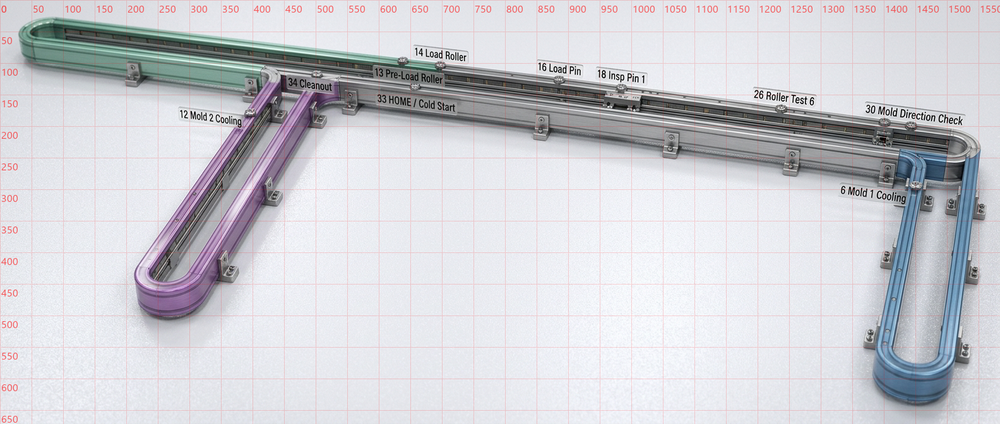
#> input picture magne_temp/full_track_grid.png, 1000 x 424 px, shrunk from 1584 x 672 before the run, found by its file name
$ python fft_grid.py
#> lines starting #> are read from the running program, lines starting #| are printed output that depends on the picture; long printed decimals are rounded
"""Analyze frequency content to detect grid pattern."""
import numpy as np
from PIL import Image

img = Image.open(r'C:\Users\thadd\.openclaw\workspace\magne_temp\full_track_grid.png').convert('L')
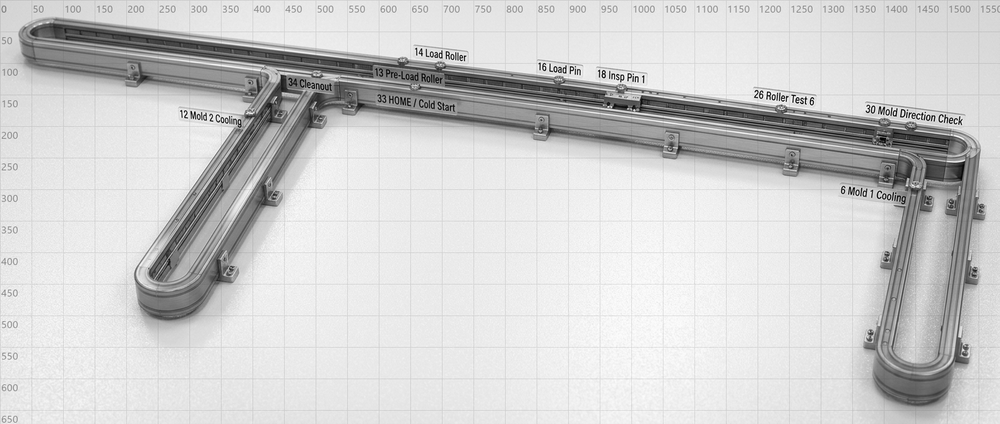
#> img: PIL image 1000x424 L; min 0, max 255, mean 206.6
arr = np.array(img)

# FFT
f = np.fft.fft2(arr)
fshift = np.fft.fftshift(f)
magnitude = 20 * np.log(np.abs(fshift) + 1)
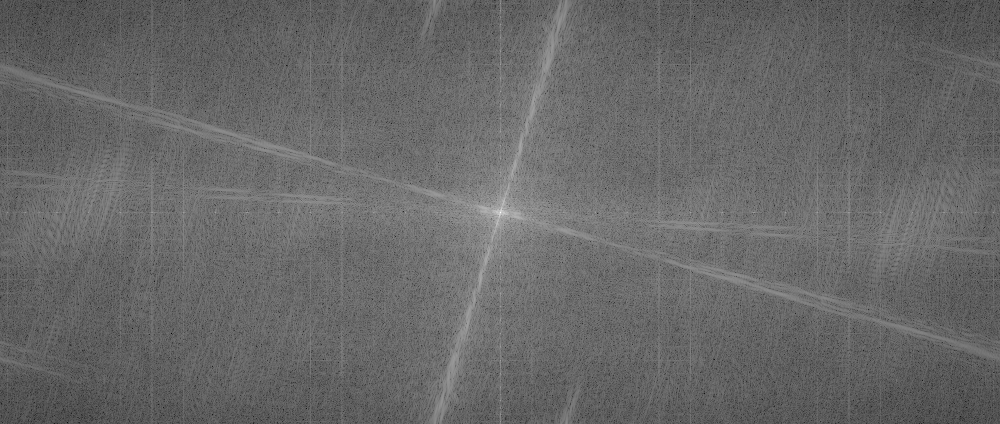
#> magnitude: shape (424, 1000) float64; min 29.52, max 365.8, mean 166.6; drawn with min black and max white

# Save magnitude as image
mag_norm = (magnitude - magnitude.min()) / (magnitude.max() - magnitude.min()) * 255
Image.fromarray(mag_norm.astype(np.uint8)).save(r'C:\Users\thadd\.openclaw\workspace\magne_temp\fft_magnitude.png')
print('Saved fft_magnitude.png')

# Find peaks in frequency domain
h, w = magnitude.shape
#> h = 424; w = 1000
# Exclude center (DC component)
center_y, center_x = h // 2, w // 2
#> center_y = 212; center_x = 500
# Look at horizontal and vertical lines through center
horiz = magnitude[center_y, :]
#> horiz = 1000 values, max 365.8 at index 500, min 131.7 at index 697, mean 194.4
vert = magnitude[:, center_x]
#> vert = 424 values, max 365.8 at index 212, min 157.8 at index 164, mean 209.5

# Find local maxima
from scipy.signal import find_peaks
h_peaks, _ = find_peaks(horiz, height=np.percentile(horiz, 99), distance=10)
#> h_peaks = [500]
v_peaks, _ = find_peaks(vert, height=np.percentile(vert, 99), distance=10)
#> v_peaks = [212]
print('Horizontal freq peaks:', h_peaks)
#| Horizontal freq peaks: [500]
print('Vertical freq peaks:', v_peaks)
#| Vertical freq peaks: [212]
print('Peak magnitudes h:', horiz[h_peaks])
#| Peak magnitudes h: [365.767]
print('Peak magnitudes v:', vert[v_peaks])
#| Peak magnitudes v: [365.767]
